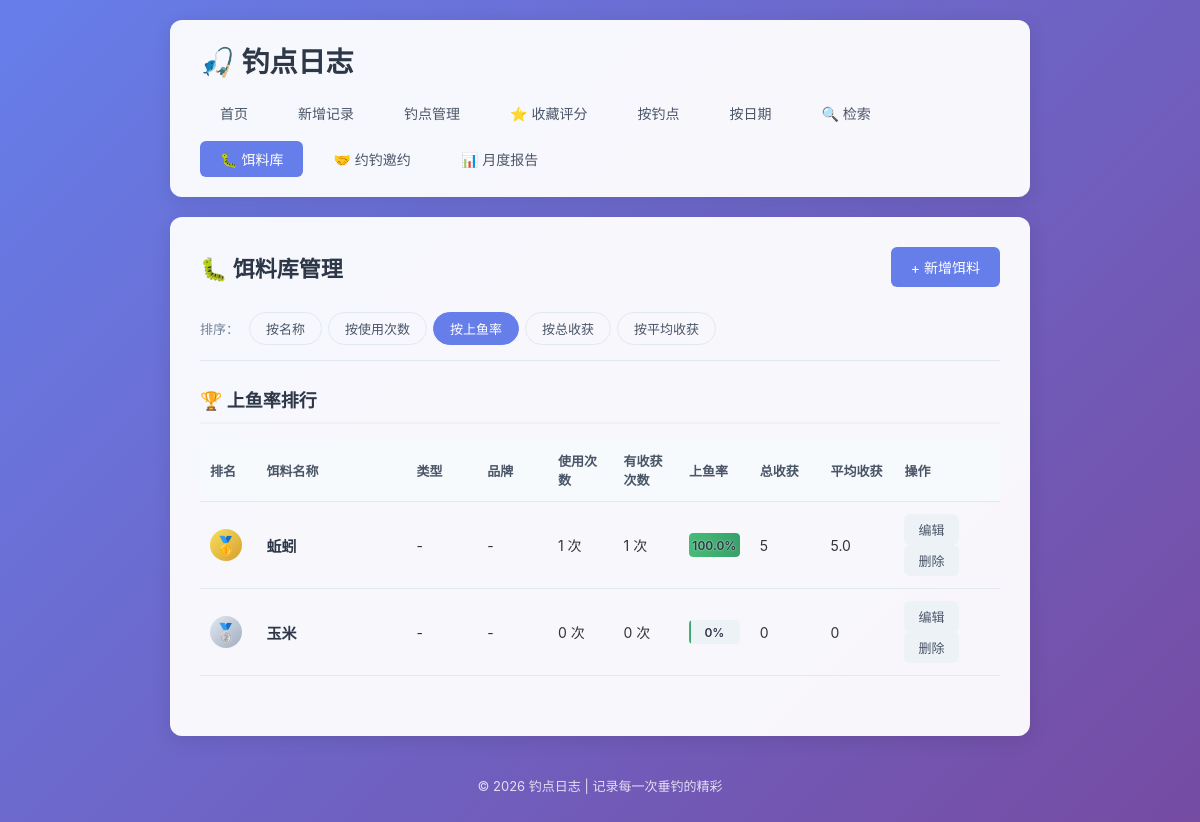
The page /baits on the database its author committed.
### tables this page shows
CREATE TABLE baits (
            id INTEGER PRIMARY KEY AUTOINCREMENT,
            name TEXT NOT NULL UNIQUE,
            type TEXT,
            brand TEXT,
            description TEXT,
            created_at TIMESTAMP DEFAULT CURRENT_TIMESTAMP
        );

### app.py (the view)
@app.route('/baits')
def baits_list():
    conn = get_db()
    sort_by = request.args.get('sort', 'success')
    baits = conn.execute('SELECT * FROM baits ORDER BY name').fetchall()
    bait_stats = []
    for bait in baits:
        bait_dict = dict(bait)
        stats = get_bait_usage_stats(conn, bait['name'])
        bait_dict.update(stats)
        bait_stats.append(bait_dict)
    if sort_by == 'usage':
        bait_stats.sort(key=lambda x: x['use_count'], reverse=True)
    elif sort_by == 'success':
        bait_stats.sort(key=lambda x: x['success_rate'], reverse=True)
    elif sort_by == 'harvest':
        bait_stats.sort(key=lambda x: x['total_harvest'], reverse=True)
    elif sort_by == 'avg_harvest':
        bait_stats.sort(key=lambda x: x['avg_harvest'], reverse=True)
    all_baits_from_logs = conn.execute(
        'SELECT DISTINCT bait FROM fishing_logs WHERE bait NOT IN (SELECT name FROM baits) ORDER BY bait'
    ).fetchall()
    unmanaged_baits = [row['bait'] for row in all_baits_from_logs if row['bait']]
    conn.close()
    return render_template(
        'baits.html',
        baits=bait_stats,
        sort_by=sort_by,
        unmanaged_baits=unmanaged_baits
    )

### app.py (called while the page is built, shortened)
def get_db():
    conn = sqlite3.connect(DB_PATH)
    conn.row_factory = sqlite3.Row
    return conn

def parse_harvest_value(harvest_str):
    if not harvest_str:
        return 0
    harvest_str = str(harvest_str).strip()
    if not harvest_str:
        return 0
    zero_keywords = [
        '空军', '白板', '打龟', '空手', '空竿', '光头',
        '没钓到', '无收获', '零收获', '零', '0', '打飞机',
        '参军', '空', '龟', '白跑一趟', '参军了', '空军了'
    ]
    lower_str = harvest_str.lower()
    for kw in zero_keywords:
        if kw.lower() in lower_str:
            return 0
    matches = re.findall(r'(\d+(?:\.\d+)?)', harvest_str)
    if matches:
        num_str = matches[-1]
        try:
            if '.' in num_str:
                return float(num_str)
            else:
                return int(num_str)
        except ValueError:
            pass

def get_bait_usage_stats(conn, bait_name):
    logs = conn.execute(
        'SELECT harvest FROM fishing_logs WHERE bait = ?',
        (bait_name,)
    ).fetchall()
    use_count = len(logs)
    total_harvest = sum(parse_harvest_value(log['harvest']) for log in logs)
    success_count = sum(1 for log in logs if parse_harvest_value(log['harvest']) > 0)
    success_rate = round((success_count / use_count * 100), 1) if use_count > 0 else 0
    avg_harvest = round((total_harvest / use_count), 2) if use_count > 0 else 0
    return {
        'use_count': use_count,
        'total_harvest': total_harvest,
        'success_count': success_count,
        'success_rate': success_rate,
        'avg_harvest': avg_harvest
    }

### templates/baits.html (shortened to what this page needs)
{% extends 'base.html' %}
{% block content %}
    <div class="page-header">
        <h2>🐛 饵料库管理</h2>
        <a href="{{ url_for('add_bait') }}" class="btn btn-primary">+ 新增饵料</a>
    </div>
    <div class="filter-bar">
        <div class="filter-group">
            <span class="filter-label">排序：</span>
            <a href="{{ url_for('baits_list', sort='name') }}" class="filter-btn {% if sort_by == 'name' %}active{% endif %}">按名称</a>
            <a href="{{ url_for('baits_list', sort='usage') }}" class="filter-btn {% if sort_by == 'usage' %}active{% endif %}">按使用次数</a>
            <a href="{{ url_for('baits_list', sort='success') }}" class="filter-btn {% if sort_by == 'success' %}active{% endif %}">按上鱼率</a>
            <a href="{{ url_for('baits_list', sort='harvest') }}" class="filter-btn {% if sort_by == 'harvest' %}active{% endif %}">按总收获</a>
            <a href="{{ url_for('baits_list', sort='avg_harvest') }}" class="filter-btn {% if sort_by == 'avg_harvest' %}active{% endif %}">按平均收获</a>
        </div>
    </div>
    {% if baits %}
        <div class="bait-ranking">
            <h3>🏆 上鱼率排行</h3>
            <table class="ranking-table">
                <thead>
                    <tr>
                        <th style="width: 60px;">排名</th>
                        <th>饵料名称</th>
                        <th style="width: 100px;">类型</th>
                        <th style="width: 100px;">品牌</th>
                        <th style="width: 90px;">使用次数</th>
                        <th style="width: 90px;">有收获次数</th>
                        <th style="width: 100px;">上鱼率</th>
                        <th style="width: 100px;">总收获</th>
                        <th style="width: 100px;">平均收获</th>
                        <th style="width: 140px;">操作</th>
                    </tr>
                </thead>
                <tbody>
                    {% for bait in baits %}
                        <tr>
                            <td>
                                {% if loop.index == 1 %}
                                    <span class="rank-badge gold">🥇</span>
                                {% elif loop.index == 2 %}
                                    <span class="rank-badge silver">🥈</span>
                                {% elif loop.index == 3 %}
                                    <span class="rank-badge bronze">🥉</span>
                                {% else %}
                                    <span class="rank-badge">{{ loop.index }}</span>
                                {% endif %}
                            </td>
                            <td class="bait-name-cell">
                                <strong>{{ bait.name }}</strong>
                            </td>
                            <td>{{ bait.type or '-' }}</td>
                            <td>{{ bait.brand or '-' }}</td>
                            <td>{{ bait.use_count }} 次</td>
                            <td>{{ bait.success_count }} 次</td>
                            <td>
                                <div class="success-rate-bar">
                                    <div class="success-rate-fill" style="width: {{ bait.success_rate }}%;"></div>
                                    <span class="success-rate-text">{{ bait.success_rate }}%</span>
                                </div>
                            </td>
                            <td>{{ bait.total_harvest }}</td>
                            <td>{{ bait.avg_harvest }}</td>
                            <td>
                                <a href="{{ url_for('edit_bait', bait_id=bait.id) }}" class="btn btn-small">编辑</a>
                                <form method="POST" action="{{ url_for('delete_bait', bait_id=bait.id) }}" style="display: inline;" onsubmit="return confirm('确定要删除这个饵料吗？');">
                                    <button type="submit" class="btn btn-small btn-danger">删除</button>
                                </form>
                            </td>
                        </tr>
                    {% endfor %}
                </tbody>
            </table>
        </div>
    {% else %}
        <div class="empty-state">
            <p>还没有添加任何饵料，快去添加第一个吧！</p>
            <a href="{{ url_for('add_bait') }}" class="btn btn-primary">+ 新增饵料</a>
        </div>
    {% endif %}
{% endblock %}

### static/style.css (style rules this page uses)
* { margin: 0; padding: 0; box-sizing: border-box; }
body { font-family: -apple-system, BlinkMacSystemFont, 'Segoe UI', 'PingFang SC', 'Microsoft YaHei', sans-serif; background: linear-gradient(135deg, #667eea 0%, #764ba2 100%); min-height: 100vh; color: #333; }
.page-header { display: flex; justify-content: space-between; align-items: center; margin-bottom: 25px; flex-wrap: wrap; gap: 15px; }
.page-header h2 { color: #2d3748; font-size: 22px; }
.btn { display: inline-block; padding: 10px 20px; border: none; border-radius: 6px; text-decoration: none; font-size: 14px; cursor: pointer; transition: all 0.2s ease; font-family: inherit; }
.btn-primary { background: #667eea; color: white; }
.btn-danger { background: #f56565; color: white; }
.btn-small { padding: 6px 14px; font-size: 13px; background: #edf2f7; color: #4a5568; }
.filter-bar { display: flex; gap: 8px; margin-bottom: 25px; flex-wrap: wrap; padding-bottom: 15px; border-bottom: 1px solid #e2e8f0; }
.filter-btn { padding: 6px 16px; border: 1px solid #e2e8f0; border-radius: 20px; text-decoration: none; font-size: 13px; color: #4a5568; transition: all 0.2s ease; }
.filter-btn.active { background: #667eea; color: white; border-color: #667eea; }
.filter-group { display: flex; align-items: center; gap: 6px; flex-wrap: wrap; }
.filter-label { font-size: 13px; color: #718096; font-weight: 500; margin-right: 4px; }
.bait-ranking { margin-bottom: 30px; }
.bait-ranking h3 { font-size: 18px; color: #2d3748; margin-bottom: 15px; padding-bottom: 10px; border-bottom: 2px solid #edf2f7; }
.ranking-table { width: 100%; border-collapse: collapse; font-size: 14px; }
.ranking-table th, .ranking-table td { padding: 12px 10px; text-align: left; border-bottom: 1px solid #e2e8f0; }
.ranking-table th { background: #f7fafc; font-weight: 600; color: #4a5568; font-size: 13px; }
.rank-badge { display: inline-flex; align-items: center; justify-content: center; width: 32px; height: 32px; border-radius: 50%; background: #e2e8f0; font-weight: 700; font-size: 14px; color: #4a5568; }
.rank-badge.gold { background: linear-gradient(135deg, #f6e05e, #d69e2e); color: #744210; font-size: 18px; }
.rank-badge.silver { background: linear-gradient(135deg, #e2e8f0, #a0aec0); color: #2d3748; font-size: 18px; }
.bait-name-cell { min-width: 150px; }
.bait-name-cell strong { color: #2d3748; font-size: 15px; }
.success-rate-bar { position: relative; height: 24px; background: #edf2f7; border-radius: 4px; overflow: hidden; }
.success-rate-fill { height: 100%; background: linear-gradient(90deg, #48bb78, #38a169); border-radius: 4px; transition: width 0.6s ease; min-width: 2px; }
.success-rate-text { position: absolute; top: 50%; left: 50%; transform: translate(-50%, -50%); font-size: 12px; font-weight: 600; color: #2d3748; text-shadow: 0 0 2px rgba(255, 255, 255, 0.8); }

### rows shown on the page
baits: name "蚯蚓", type "-", brand "-", use_count "1", success_count "1", success_rate "100.0", total_harvest "5", avg_harvest "5.0"
baits: name "玉米", type "-", brand "-", use_count "0", success_count "0", success_rate "0", total_harvest "0", avg_harvest "0"
